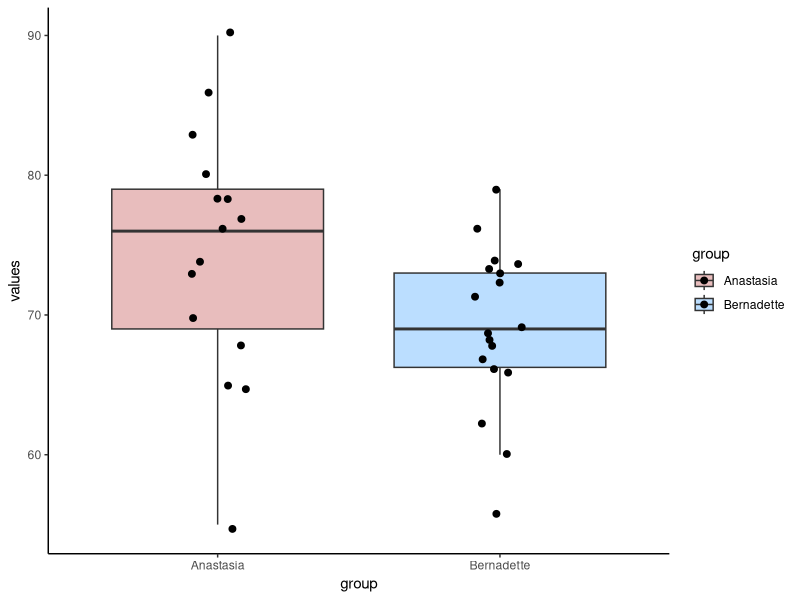
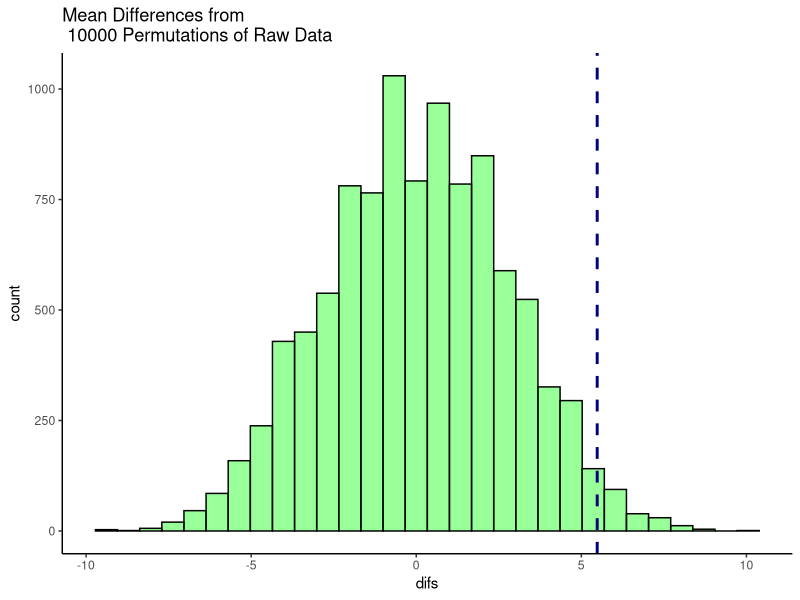
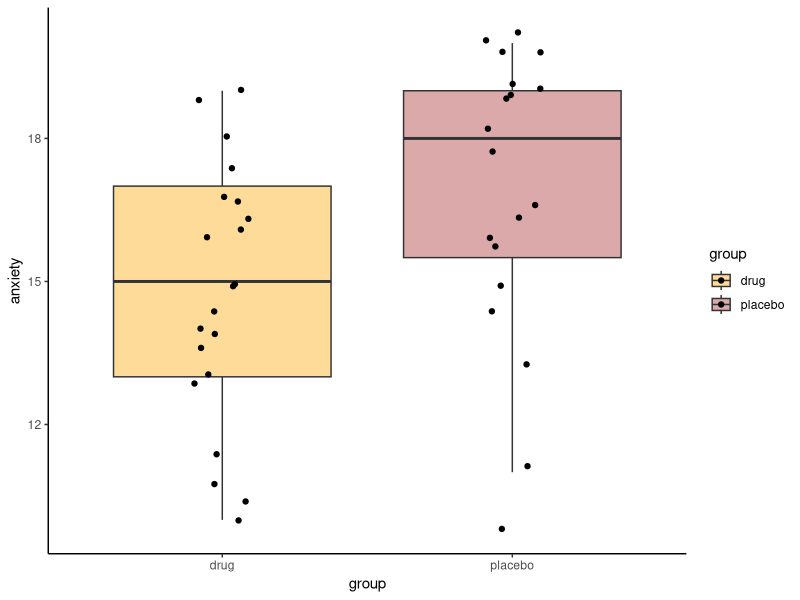
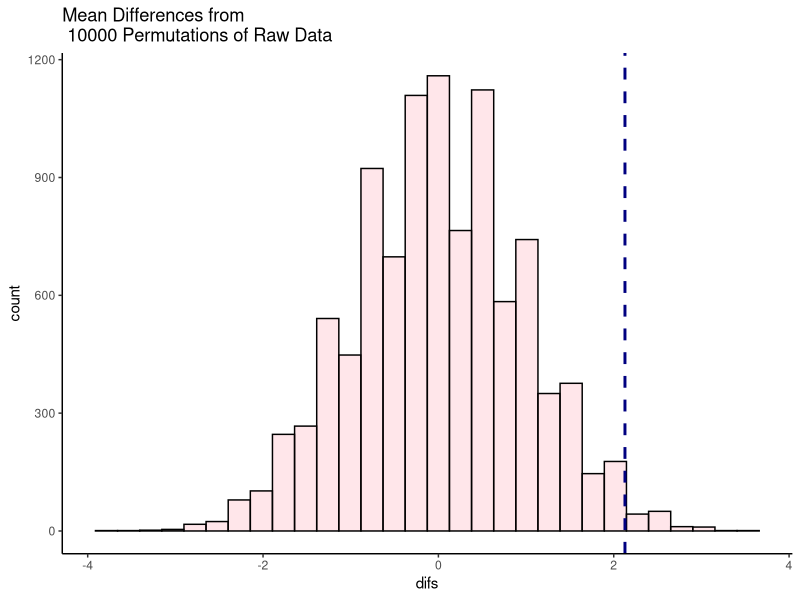
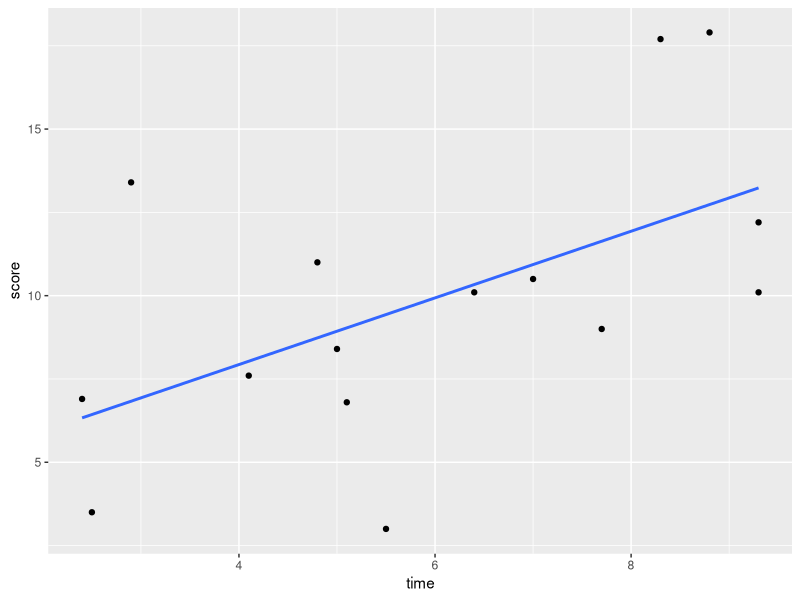
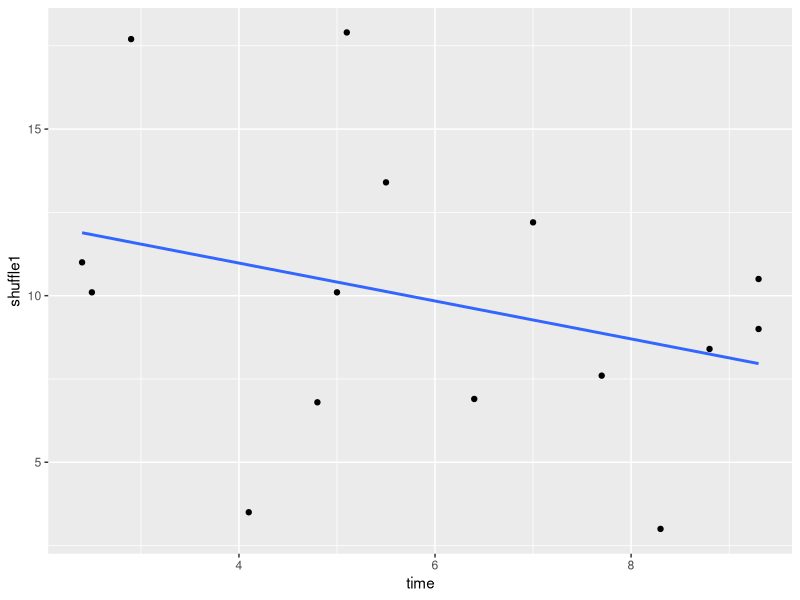
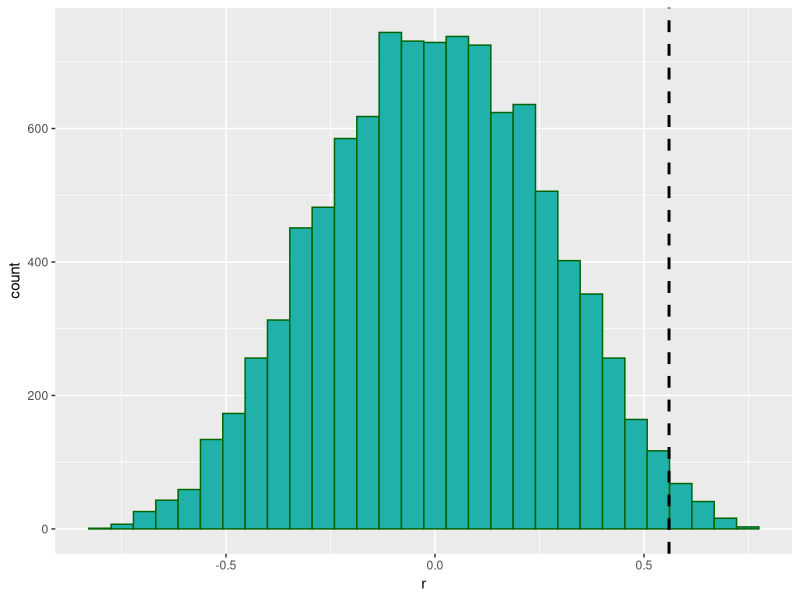
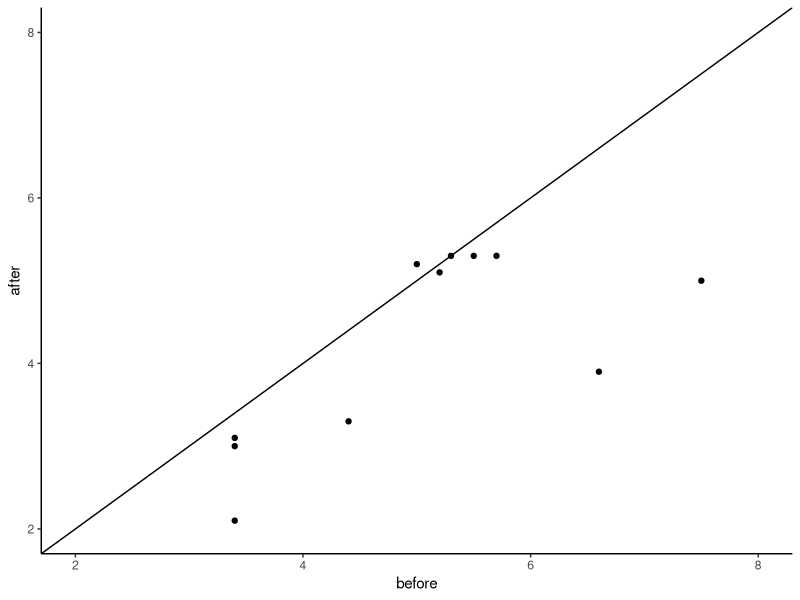

Here is the R script that generated these plots, in order:
## ---- chunk 1
library(tidyverse)

anastasia <- c(65, 74, 73, 83, 76, 65, 86, 70, 80, 55, 78, 78, 90, 77, 68)
bernadette <- c(72, 66, 71, 66, 76, 69, 79, 73, 62, 69, 68, 60, 73, 68, 67, 74, 56, 74)

# put into a dataframe:
dd <- data.frame(values = c(anastasia, bernadette),
                 group = c(rep("Anastasia",15), rep("Bernadette", 18))
)

dd

## ---- chunk 2
ggplot(dd, aes(x = group, y = values, fill = group)) +
  geom_boxplot(alpha=.3, outlier.shape = NA) +
  geom_jitter(width=.1, size=2) +
  theme_classic() +
  scale_fill_manual(values = c("firebrick", "dodgerblue"))

## ---- chunk 3
meandif <- mean(anastasia)  - mean(bernadette)   # 5.48
meandif

## ---- chunk 4

t.test(anastasia, bernadette, var.equal = T)
## ---- chunk 5

set.seed(1) # just to keep the random number generator the same for all of us

allscores <- c(anastasia, bernadette)

allscores
## ---- chunk 6

x <- split(sample(allscores), rep(1:2, c(15,18))) 

x

## ---- chunk 7

x[[1]] # this is our shuffled sample of size 15
x[[2]] # this is our shuffled sample of size 18

mean(x[[1]])  # mean of the new sample of size 15
mean(x[[2]])  # mean of the new sample of size 18


# what's the difference in their means?
mean(x[[1]]) - mean(x[[2]]) 

## ---- chunk 8
results<-vector('list',10000)
for(i in 1:10000){
  x <- split(sample(allscores), rep(1:2, c(15,18)))
  results[[i]]<-mean(x[[1]]) - mean(x[[2]])  
}

head(unlist(results)) # these are all our mean differences from 10,000 shuffles of the data. We're just looking at the first 6.

## ---- chunk 9
df <- data.frame(difs = unlist(results))

ggplot(df, aes(x=difs)) +
  geom_histogram(color="black", fill="green", alpha=.4) +
  geom_vline(color="navy",lwd=1,lty=2,xintercept = 5.48) +
  theme_classic()+
  ggtitle("Mean Differences from \n 10000 Permutations of Raw Data")

## ---- chunk 10
sum(unlist(results) > 5.48)  # 202 times out of 10000
## ---- chunk 11
sum(unlist(results) > 5.48) /10000  # which is 0.0202 proportion of the time
## ---- chunk 12
# 2-tailed value
2 * (sum(unlist(results) > 5.48) /10000)
## ---- chunk 13
placebo <- c(15, 16, 19, 19, 17, 20, 18, 14, 18, 20, 20, 20, 13, 11, 16, 19, 19, 16, 10) 
drug <- c(15, 15, 16, 13, 11, 19, 17, 17, 11, 14, 10, 18, 19, 14, 13, 16, 16, 17, 14, 10, 14)


length(placebo) #19
length(drug)  #21

## ---- chunk 14

shapiro.test(drug)    # approximately normal as p>.05
shapiro.test(placebo) # not enough evidence to be normal as p<.05

## ---- chunk 15
# put into dataframe - long format
ddf <- data.frame(anxiety = c(placebo, drug),
                 group = c(rep("placebo", length(placebo)), 
                           rep("drug", length(drug))
                 )
)

head(ddf)

#boxplots
ggplot(ddf, aes(x=group, y=anxiety, fill=group)) + 
  geom_boxplot(outlier.shape = NA, alpha=.4) +
  geom_jitter(width=.1) +
  theme_classic() +
  scale_fill_manual(values=c("orange", "brown"))


mean(placebo) - mean(drug) #2.128

## ---- chunk 16

allvalues <- c(placebo, drug)

results<-vector('list',10000)
for(i in 1:10000){
  x <- split(sample(allvalues), rep(1:2, c(19,21)))
  results[[i]]<-mean(x[[1]]) - mean(x[[2]])  
}

head(unlist(results)) # these are the first six of all our mean differences from 10,000 shuffles of the data.
## ---- chunk 17

df0 <- data.frame(difs = unlist(results))

ggplot(df0, aes(x=difs)) +
  geom_histogram(color="black", fill="pink", alpha=.4) +
  geom_vline(color="navy",lwd=1,lty=2,xintercept = 2.128) +
  theme_classic()+
  ggtitle("Mean Differences from \n 10000 Permutations of Raw Data")

## ---- chunk 18
sum(unlist(results) > 2.128)  # 116 times out of 10000

sum(unlist(results) > 2.128) /10000  # which is 0.0116 proportion of the time

## ---- chunk 19

library(tidyverse)

df <-  read_csv("data/timescore.csv")

head(df)

## ---- chunk 20
# scatterplot
ggplot(df, aes(x = time, y = score)) + 
  geom_point() +
  stat_smooth(method = "lm", se=F)
 
## ---- chunk 21
# regular significance test
cor.test(df$time,df$score) #r=0.55, p=0.031
## ---- chunk 22
set.seed(1) # just doing this so all our results look same

df$score  # actual data in order

## ---- chunk 23
sample(df$score)  # actual data but order shuffled
## ---- chunk 24
df$shuffle1 <- sample(df$score) #create a new column with shuffled data

df
## ---- chunk 25
# this is what that new column looks like:
ggplot(df, aes(x = time, y = shuffle1)) + 
  geom_point() +
  stat_smooth(method = "lm", se=F)

## ---- chunk 26
cor.test(df$time, df$shuffle1) # now relationship is a bit negative

## ---- chunk 27
# we can do this many times
cor(df$time, sample(df$score))
cor(df$time, sample(df$score)) 
cor(df$time, sample(df$score)) 
cor(df$time, sample(df$score)) 


## ---- chunk 28

results <- vector('list',10000)
for(i in 1:10000){
  results[[i]] <- cor(df$time, sample(df$score))
}

head(unlist(results)) # this are the correlations for the first 6 of  10,000 shuffles

## ---- chunk 29
results.df <- data.frame(x = unlist(results))

ggplot(results.df, aes(x)) + 
  geom_histogram(color="darkgreen",fill="lightseagreen") +
  geom_vline(xintercept = 0.56, lwd=1, lty=2) +
  xlab("r") 

## ---- chunk 30
sum(unlist(results) > 0.56) #130 were greater.
## ---- chunk 31
sum(unlist(results) > 0.56)  / 10000  #0.013

## ---- chunk 32

# take a look at these before and after scores

ba <- read_csv("data/beforeafter1.csv")

head(ba)
## ---- chunk 33
# make a scatterplot with the x being 'before' and y being 'after'
ggplot(ba, aes(x=before, y=after)) +
  geom_point() +
  theme_classic()+
  geom_abline(intercept =0 , slope = 1) +
  xlim(2,8)+
  ylim(2,8)

## ---- chunk 34
t.test(ba$before, ba$after, paired=T)
## ---- chunk 35
# create a difference column for the difference between before and after
ba$difference <- ba$before - ba$after

# run a Shapiro test on the difference column
shapiro.test(ba$difference)
## ---- chunk 36
ba
## ---- chunk 37
mean(ba$difference)
## ---- chunk 38
set.seed(1)
shuffle1 <- ba$difference * sample(c(-1,1), 11, replace = T)
shuffle1
mean(shuffle1)
## ---- chunk 39
shuffle2 <- ba$difference * sample(c(-1,1), 11, replace = T)
shuffle2
mean(shuffle2)
## ---- chunk 40
results <- vector('list',10000)
for(i in 1:10000){
results[[i]] <-  mean(ba$difference * sample(c(-1,1), 11, replace = T))
}
## ---- chunk 41

df1 <- data.frame(difs = unlist(results))

ggplot(df1, aes(x=difs)) +
  geom_histogram(color="black", fill="pink", alpha=.4, binwidth = .05) +
  geom_vline(color="navy",lwd=1,lty=2,xintercept = .8) +
  theme_classic()+
  ggtitle("Mean Differences from \n 10000 Permutations of Raw Data")

## ---- chunk 42
sum(unlist(results)>0.8)
## ---- chunk 43
sum(unlist(results)>0.8) / 10000
## ---- chunk 44
library(coin)

head(ddf)

# for some reason, the coin package makes you make the 'group' column/variable a factor
ddf$group <- factor(ddf$group) 

independence_test(anxiety ~ group, data = ddf, alternative = "less")

## ---- chunk 45
#2-tailed permutation test
independence_test(anxiety ~ group, data = ddf)
